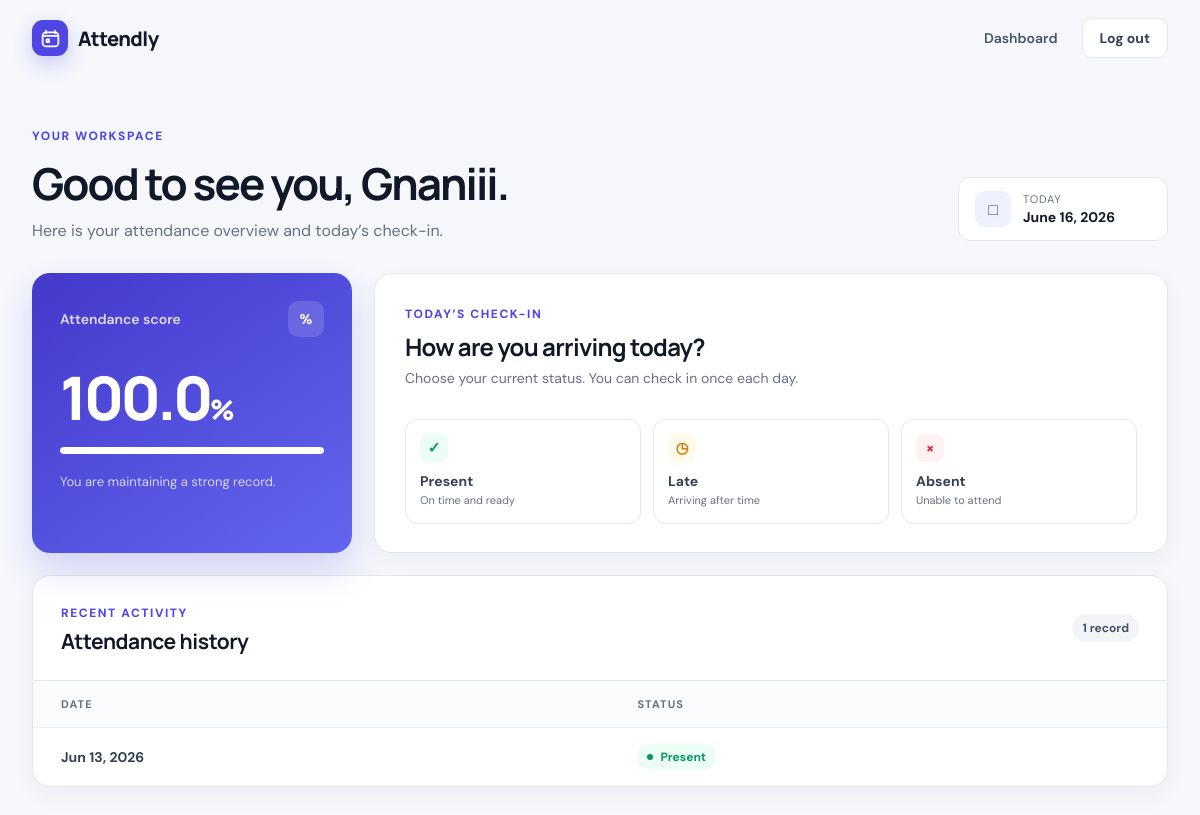
The app's page /dashboard (signed in) with its own data.
### models/user.py (models this page shows)
class User(db.Model):
    id = db.Column(db.Integer, primary_key = True)
    username = db.Column(db.String(80), nullable = False, unique = True)
    email = db.Column(db.String(200), nullable = False, unique = True)
    password = db.Column(db.String(200), nullable = False)

class Attendance(db.Model):
    id = db.Column(db.Integer, primary_key = True)
    user_id = db.Column(db.Integer, db.ForeignKey("user.id"), nullable = False)
    date = db.Column(db.Date, nullable = False)
    status = db.Column(db.String(10), nullable = False)
    __table_args__ = (
                        db.UniqueConstraint("user_id" , "date"),
                        )

### routes/attendance.py (the view)
@attendance.route("/dashboard",methods=["GET"])
@login_required
def dashboard():
    user_id = session.get("user_id")
    user = User.query.get(user_id)
    today = date.today()
    existing = Attendance.query.filter_by(user_id=user_id, date=today).first()
    records = Attendance.query.filter_by(user_id=user_id).order_by(Attendance.date.desc()).all()
    total = len(records)
    present_count = len([r for r in records if r.status in ["present","late"]])
    percentage = round((present_count / total) * 100, 2) if total > 0 else 0
    return render_template("dashboard.html", user=user,today=today,existing=existing,records=records,percentage=percentage)

### utils.py (called while the page is built)
def login_required(f):
    @wraps(f)
    def decorated(*args, **kwargs):
        if not session.get("user_id"):
            return redirect(url_for("auth.login"))
        return f(*args, **kwargs)
    return decorated

### templates/dashboard.html (shortened to what this page needs)
{% extends "base.html" %}
{% block body_class %}dashboard-page{% endblock %}
{% block content %}
<section class="dashboard-header">
    <div>
        <span class="eyebrow">Your workspace</span>
        <h1>Good to see you, {{ user.username }}.</h1>
        <p>Here is your attendance overview and today&rsquo;s check-in.</p>
    </div>
    <div class="date-chip">
        <span class="date-icon" aria-hidden="true">&#9633;</span>
        <div><small>Today</small><strong>{{ today.strftime('%B %d, %Y') if today else 'Current day' }}</strong></div>
    </div>
</section>
<section class="overview-grid">
    <article class="stat-card stat-card-primary">
        <div class="stat-top"><span>Attendance score</span><span class="stat-icon">%</span></div>
        <div class="stat-value">{{ percentage }}<small>%</small></div>
        <div class="progress-track"><span style="width: {{ percentage }}%"></span></div>
        <p>{% if percentage >= 75 %}You are maintaining a strong record.{% elif records %}Keep checking in to improve your score.{% else %}Your progress starts with the first check-in.{% endif %}</p>
    </article>
    <article class="checkin-card">
        <div class="checkin-copy">
            <span class="eyebrow">Today&rsquo;s check-in</span>
            {% if existing %}
                <h2>You&rsquo;re all set for today.</h2>
                <p>Your attendance has been recorded. Come back tomorrow to keep your streak going.</p>
            {% else %}
                <h2>How are you arriving today?</h2>
                <p>Choose your current status. You can check in once each day.</p>
            {% endif %}
        </div>
        {% if existing %}
            <div class="current-status status-{{ existing.status }}">
                <span class="status-dot"></span>
                <div><small>Recorded as</small><strong>{{ existing.status|capitalize }}</strong></div>
                <span class="status-check" aria-hidden="true">&#10003;</span>
            </div>
        {% else %}
            <form action="{{ url_for('attendance.mark_attendance') }}" method="post" class="status-actions">
                <button class="status-button status-present" type="submit" name="status" value="present"><span>&#10003;</span><strong>Present</strong><small>On time and ready</small></button>
                <button class="status-button status-late" type="submit" name="status" value="late"><span>&#9719;</span><strong>Late</strong><small>Arriving after time</small></button>
                <button class="status-button status-absent" type="submit" name="status" value="absent"><span>&times;</span><strong>Absent</strong><small>Unable to attend</small></button>
            </form>
        {% endif %}
    </article>
</section>
<section class="records-card">
    <div class="section-heading">
        <div><span class="eyebrow">Recent activity</span><h2>Attendance history</h2></div>
        <span class="record-count">{{ records|length }} record{% if records|length != 1 %}s{% endif %}</span>
    </div>
    {% if records %}
        <div class="table-wrap">
            <table>
                <thead><tr><th>Date</th><th>Status</th></tr></thead>
                <tbody>
                    {% for record in records %}
                        <tr>
                            <td><strong>{{ record.date.strftime('%b %d, %Y') }}</strong></td>
                            <td><span class="badge badge-{{ record.status }}"><span></span>{{ record.status|capitalize }}</span></td>
                        </tr>
                    {% endfor %}
                </tbody>
            </table>
        </div>
    {% else %}
        <div class="empty-state">
            <span class="empty-icon" aria-hidden="true">&#8635;</span>
            <h3>No attendance records yet</h3>
            <p>Mark today&rsquo;s status and your history will appear here.</p>
        </div>
    {% endif %}
</section>
{% endblock %}

### records on screen
User: username "Gnaniii"
Attendance: date "Jun 13, 2026", status "Present"

### other values on screen
{{ percentage }} "100.0"
{{ records|length }} "1"
